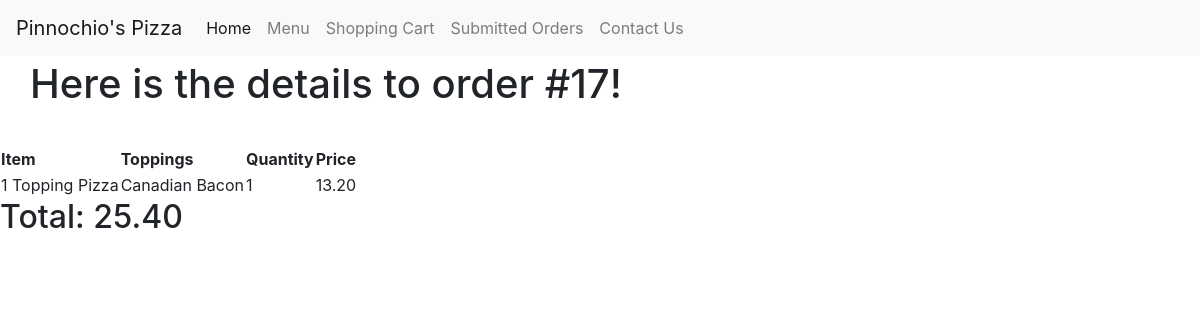
Screenshot of /orders/17 with the database file from the repository.
### orders/models.py (models this page shows, shortened)
class OrderDetail(models.Model):
    order = models.ForeignKey(Order, on_delete=models.CASCADE, related_name="Order")
    food = models.ForeignKey(Food, on_delete=models.CASCADE, related_name="OrderFood", default = 0)
    quantity = models.PositiveIntegerField(default = 1)
    topping = models.ManyToManyField(Topping, blank = True, related_name="OrderTopping")

class Food(models.Model):
    item = models.ForeignKey(Item, on_delete=models.CASCADE, related_name="FoodItem")
    price = models.DecimalField(max_digits = 10, decimal_places=2,validators=[MinValueValidator(0)])
    size = models.ForeignKey(Size, on_delete=models.CASCADE, related_name="Size")
    options = (('true', 'Yes'), ('false', 'No'))
    hasToppings = models.CharField(max_length = 5, choices = options, default = 'false')
    numToppings = models.PositiveIntegerField(default = 0, help_text = "0 for cheese pizza")
    name = models.CharField(max_length = 64, default = "None", help_text = "Do not include size in name")

class Topping(models.Model):
    name = models.CharField(max_length = 64)
    def __str__(self):
        return f"{self.name}"

class Order(models.Model):
    user = models.ForeignKey(User, on_delete=models.CASCADE, related_name="UserOrder")
    orderdetails = models.ManyToManyField(Food, through = 'OrderDetail')
    total = models.DecimalField(max_digits = 10, decimal_places=2,validators=[MinValueValidator(0)], default = 0)

### orders/views.py (the view)
# urls.py: path("orders/<int:order_id>", views.order_details, name="order_details"),
def order_details(request, order_id):
    context = {
        "page_text": "Here is the details to order #" + str(order_id) + "!",
        "order_details": OrderDetail.objects.filter(order_id__exact = order_id),
        "order": Order.objects.get(pk = order_id)
    }
    return render(request, "orders/order_details.html", context)

### orders/templates/orders/order_details.html (shortened to what this page needs)
{% extends "orders/base.html" %}
{% block body %}
  <h1 class= "main">
    {{ page_text }}
  </h1>
  <table>
    <tr>
      <th>Item</th>
      <th>Toppings</th>
      <th>Quantity</th>
      <th>Price</th>
    </tr>
  {% for order_detail in order_details %}
  <tr>
      <td>{{order_detail.food.name}}</td>
      <td>{{ order_detail.topping.all|join:", "|default:"None" }} </td>
      <td>{{order_detail.quantity}}</td>
      <td>{{order_detail.food.price}}</td>
  </tr>
  {% endfor %}
</table>
<h2>Total: {{order.total}}</h2>
{% endblock %}

### orders/static/css/main.css (style rules this page uses)
.main { padding: 30px; margin-top: 30px; }

### rows the page displays
OrderDetail: food.name "1 Topping Pizza", topping.all "Canadian Bacon", quantity "1", food.price "13.20"
Order: total "25.40"

### other values shown
{{ page_text }} "Here is the details to order #17!"
